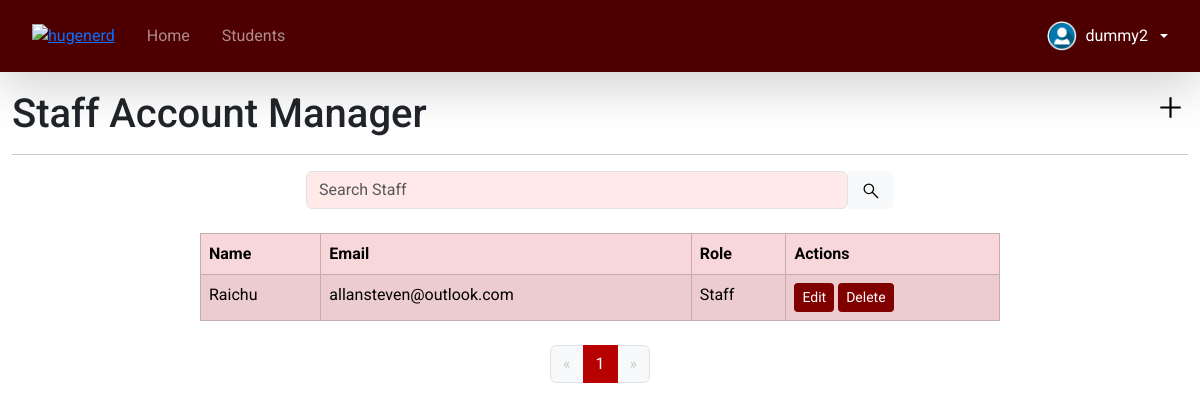
The page /accountmanager.php (signed in) on the database as committed earlier.
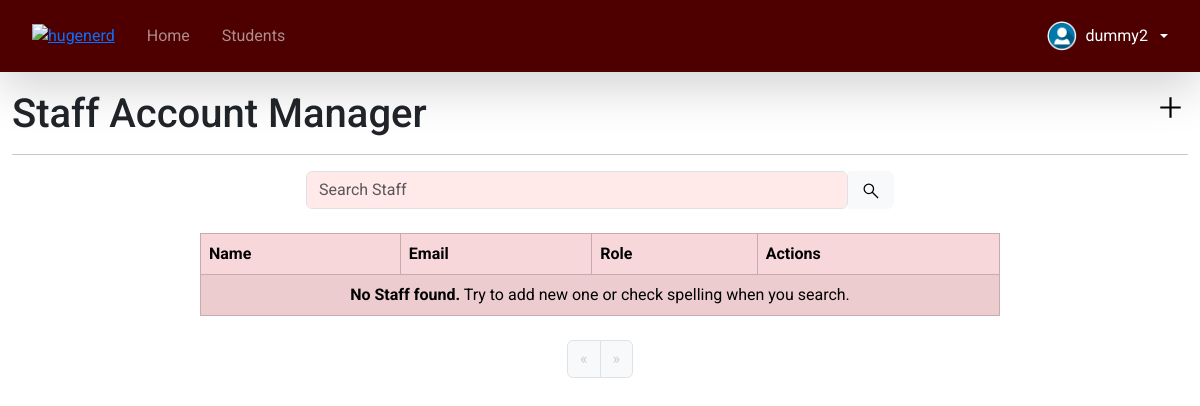
The same page on the database as committed later.
### tables this page shows
CREATE TABLE `tblusers` (
  `id` int(11) NOT NULL,
  `name` varchar(255) NOT NULL,
  `email` varchar(255) NOT NULL,
  `password` varchar(255) NOT NULL,
  `code` mediumint(50) NOT NULL,
  `role_id` int(11) NOT NULL,
  `status` text NOT NULL
);

CREATE TABLE `tblroles` (
  `role_id` int(11) NOT NULL,
  `role_name` varchar(255) NOT NULL
);

### accountmanager.php (the view, shortened to what this page needs)
<?php
require_once "controllerUserData.php";
$email = $_SESSION['email'];
$password = $_SESSION['password'];
if ($email != false && $password != false) {
    $sql = "SELECT * FROM tblusers WHERE email = '$email'";
    $run_Sql = mysqli_query($con, $sql);
    if ($run_Sql) {
        $fetch_info = mysqli_fetch_assoc($run_Sql);
    }
} else {
    header('Location: login.php');
}
$resultsPerPage = 10;
$page = isset($_GET['page']) ? (int)$_GET['page'] : 1;
$search = isset($_GET['search']) ? mysqli_real_escape_string($con, $_GET['search']) : '';
$offset = ($page - 1) * $resultsPerPage;
$sql = "SELECT users.id, users.name, users.email, roles.role_name
        FROM tblusers users
        JOIN tblroles roles ON users.role_id = roles.role_id
        WHERE users.role_id = 0";
$sql .= " LIMIT $resultsPerPage OFFSET $offset";
$result = $con->query($sql);
$totalResultQuery = "SELECT COUNT(*) AS total FROM tblusers WHERE role_id = 0";
$totalResult = $con->query($totalResultQuery);
$totalRow = $totalResult->fetch_assoc();
$totalRows = $totalRow['total'];
$totalPages = ceil($totalRows / $resultsPerPage);
?>
<!DOCTYPE html>
<html lang="en">
<head>
    <link rel="stylesheet" href="css/bootstrap.min.css" />
    <link rel="stylesheet" href="customcolors.css" />
    <link rel="stylesheet" href="effects.css" />
    <link rel="stylesheet" href="appearance.css" />
    <link rel="stylesheet" href="new_login.css" />
    <nav class="navbar fixed-top navbar-expand navbar-dark shadow-lg p-3" style="background-color: #4e0000;">
        <a href="https://mseuf.edu.ph/candelaria" target="_blank"><img class="mx-3" src="assets/euC.png" alt="hugenerd"
                width="30" height="30"></a>
        <ul class="navbar-nav nav-pills mr-auto">
            <li class="nav-item">
                <a class="nav-link mx-2" href="homepage.php">Home</a>
            </li>
            <li class="nav-item">
                <a class="nav-link mx-2" href="students.php">Students</a>
            </li>
        </ul>
        <div class="dropdown-pr4 ms-auto">
            <a href="#" class="d-flex align-items-center text-white text-decoration-none dropdown-toggle mx-3"
                id="dropdownUser1" data-bs-toggle="dropdown" aria-expanded="false">
                <img src="assets/user-icon-2048x2048-ihoxz4vq.png" alt="hugenerd" width="30" height="30"
                    class="rounded-circle">
                <span class="d-none d-sm-inline mx-2" style="text-decoration: none; color: white;">
                    <?php echo $fetch_info['name'] ?>
                </span>
            </a>
        </div>
    </nav>
</head>
<body style="overflow-x: hidden;">
    <div class="container-fluid">
        <h1>Staff Account Manager <a href="#"><img align="right"
                    src="assets/add_1000dp_000_FILL0_wght400_GRAD0_opsz48.svg" style="width: 35px; display: inline;"
                    data-bs-toggle="modal" data-bs-target="#addStaff" class="circular-hover-dark"></a></h1>
        <hr>
        <div class="input-group mb-0 justify-content-center">
            <form method="GET" action="" style="display: flex; width: 50%;">
                <input type="text" class="form-control" name="search" placeholder="Search Staff" aria-label="Search" aria-describedby="basic-addon2" value="<?php echo isset($_GET['search']) ? $_GET['search'] : ''; ?>" style="background-color:rgb(255, 233, 233);">
                <button class="btn btn-light" type="submit" style="border-top-left-radius: 0; border-bottom-left-radius: 0;">
                    <img src="assets/search_1000dp_000000_FILL0_wght400_GRAD0_opsz48.svg" style="width: 20px; height: 20px;">
                </button>
            </form>
        </div>
        <br>
        <table class="table table-striped table-bordered table-danger" style="max-width: 800px; margin: 0 auto;">
            <thead>
                <tr>
                    <th scope="col">Name</th>
                    <th scope="col">Email</th>
                    <th scope="col">Role</th>
                    <th scope="col">Actions</th>
                </tr>
            </thead>
            <tbody>
                <?php if ($result->num_rows > 0): ?>
                    <?php while ($row = $result->fetch_assoc()): ?>
                        <tr>
                            <td><?php echo htmlspecialchars($row['name']); ?></td>
                            <td><?php echo htmlspecialchars($row['email']); ?></td>
                            <td><?php echo htmlspecialchars($row['role_name']); ?></td>
                            <td>
                                <button class="btn btn-primary btn-sm" data-id="<?php echo $row['id']; ?>" id="btn-custom-color" data-bs-target="#editStaff" data-bs-toggle="modal"
                                    <?php if ($fetch_info['role_id'] == 2 && $row['email'] == $fetch_info['email']) {
                                        echo 'style="display:none;"';
                                    } ?>>
                                    Edit
                                </button>
                                <?php if ($fetch_info['role_id'] == 2 && $fetch_info['email'] != $row['email']): ?>
                                    <button class="btn btn-danger btn-sm" data-bs-toggle="modal" data-bs-target="#deleteStaff<?php echo $row['id']; ?>" id="btn-custom-color">Delete</button>
                                <?php endif; ?>
                            </td>
                        </tr>
                    <?php endwhile; ?>
                <?php else: ?>
                    <tr>
                        <td colspan="4" class="text-center"><strong>No Staff found.</strong> Try to add new one or check spelling when you search.</td>
                    </tr>
                <?php endif; ?>
            </tbody>
        </table>
        <br>
        <nav aria-label="Page navigation example">
            <ul class="pagination justify-content-center">
                <li class="page-item <?php if ($page <= 1) echo 'disabled'; ?>">
                    <a class="page-link" href="?page=<?php echo $page - 1; ?>&search=<?php echo $search; ?>" aria-label="Previous">
                        <span aria-hidden="true">&laquo;</span>
                    </a>
                </li>
                <?php for ($i = 1; $i <= $totalPages; $i++): ?>
                    <li class="page-item <?php if ($page == $i) echo 'active'; ?>">
                        <a class="page-link" href="?page=<?php echo $i; ?>&search=<?php echo $search; ?>"><?php echo $i; ?></a>
                    </li>
                <?php endfor; ?>
                <li class="page-item <?php if ($page >= $totalPages) echo 'disabled'; ?>">
                    <a class="page-link" href="?page=<?php echo $page + 1; ?>&search=<?php echo $search; ?>" aria-label="Next">
                        <span aria-hidden="true">&raquo;</span>
                    </a>
                </li>
            </ul>
        </nav>
    </div>
    <link rel="stylesheet" href="https://cdnjs.cloudflare.com/ajax/libs/font-awesome/5.15.4/css/all.min.css">
</body>
</html>

### customcolors.css (style rules this page uses)
html, body { max-width: 100%; overflow-x: hidden; padding-top: 45px; background-image: url('assets/registrars_office.png'); background-size: cover; background-repeat: no-repeat; background-attachment: fixed; background-position: center; }
.pagination .page-item.disabled .page-link { color: #ccc; background-color: #f8f9fa; border-color: #dee2e6; pointer-events: none; }
.pagination .page-item .page-link { color: rgb(183, 0, 0); }
.pagination .page-item.active .page-link { background-color: rgb(183, 0, 0); color: white; border-color: #bd0000; }
#btn-custom-color { background-color: maroon; border: maroon; color: white; }

### effects.css (style rules this page uses)
.circular-hover-dark { display: grid; place-items: center; border-radius: 50%; transition: background-color 0.25s ease; }

### appearance.css (style rules this page uses)
html,body { font-family: 'Roboto', sans-serif; }

### accountmanager.php (style rules this page uses)
.form-control, .form-select { width: 100%; }

### new_login.css (style rules this page uses)
#btn-custom-color { background-color: maroon; border: maroon; color: white; }

Rows that differ between the two databases and show on the page:
removed tblusers: name "Raichu", email "allansteven@outlook.com", role.role_name "Staff"
Other text that changed with them:
text now shown: "No Staff found. Try to add new one or check spelling when you search."
list line gone: "1"
